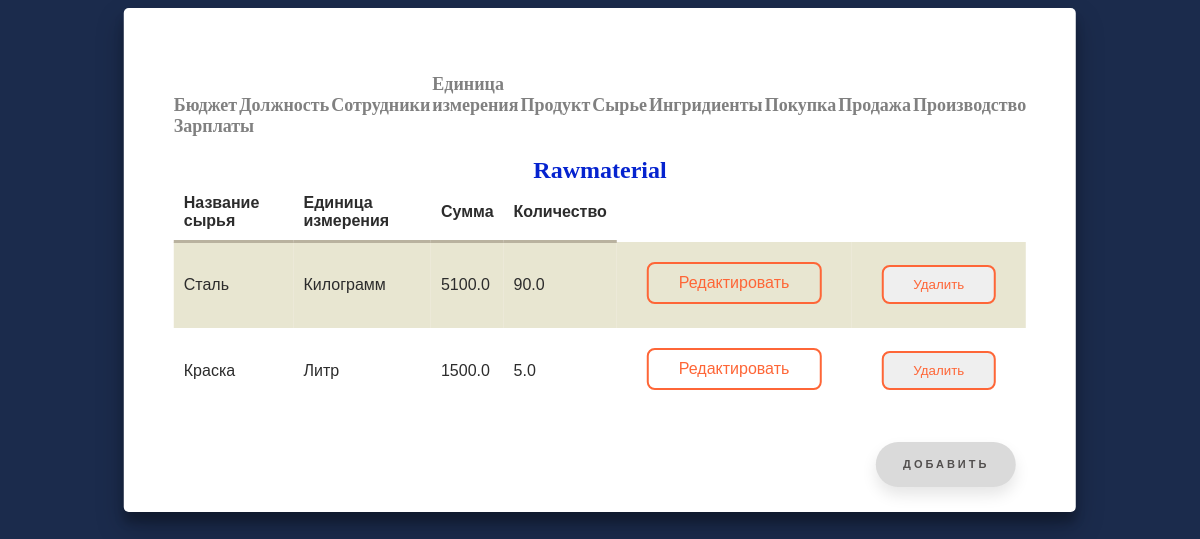
The page /rawmaterial on the database as committed earlier.
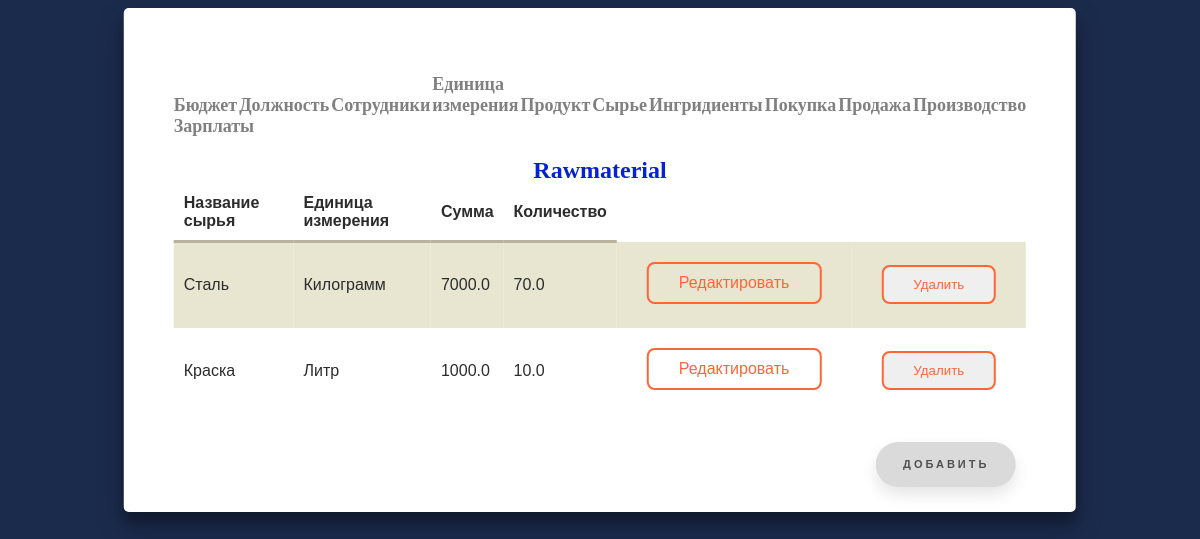
The same page on the database as committed later.
### modul/models.py (models this page shows, shortened)
class Rawmaterial(models.Model):
    Rm_name = models.CharField("Название",max_length=150)
    Unit = models.ForeignKey(Units,verbose_name="Единица измерения",null=True,on_delete=models.SET_NULL)
    Summ = models.FloatField("Сумма",default=0)
    Amount = models.FloatField("Количество",default=0)
    class Meta:
        verbose_name = 'Сырьё'
        verbose_name_plural = 'Сырьё'

class  Units(models.Model):
    Unit = models.CharField("Единица измерения",max_length=100)
    class Meta:
        verbose_name = 'Единица измерения'
        verbose_name_plural = 'Единицы измерения'

### modul/views.py (the view)
# urls.py: path("rawmaterial",views.RawsView.as_view(), name = 'raw'),
class RawsView(ListView):
    model = Rawmaterial
    template_name = 'modul/raw.html'
    context_object_name = 'raws'

### modul/templates/modul/raw.html
{% extends "modul/home.html"%}
{% block content %}
<h2>Rawmaterial</h2>
<table>
    <tr>
        <th>Название сырья</th>
        <th>Единица измерения</th>
        <th>Сумма</th>
        <th>Количество</th>
    </tr>
    {% for rawmaterial in raws %}
        <tr>
            <td>{{ rawmaterial.Rm_name }}</td>
            <td>{{ rawmaterial.Unit.Unit }}</td>
            <td>{{ rawmaterial.Summ }}</td>
            <td>{{ rawmaterial.Amount }}</td>
            <td>
                <a href="{% url 'rawupdate' rawmaterial.id %}" class="shine-button">Редактировать</a>
            </td>
            <td>
                <form id="delete_form" action="{% url 'rawdelete' rawmaterial.id %}" method="post">{% csrf_token %}
                    <button type="submit" class="shine-button">Удалить</button>
                </form>
            </td>
        </tr>
    {% endfor%}
</table><br>
<a href="{% url 'createraw' %}" class="floating-button">Добавить</a>
{% endblock %}

Rows that differ between the two databases and show on the page:
changed Rawmaterial "Сталь": Summ "5100.0" → "7000.0"; Amount "90.0" → "70.0"
changed Rawmaterial "Краска": Summ "1500.0" → "1000.0"; Amount "5.0" → "10.0"
